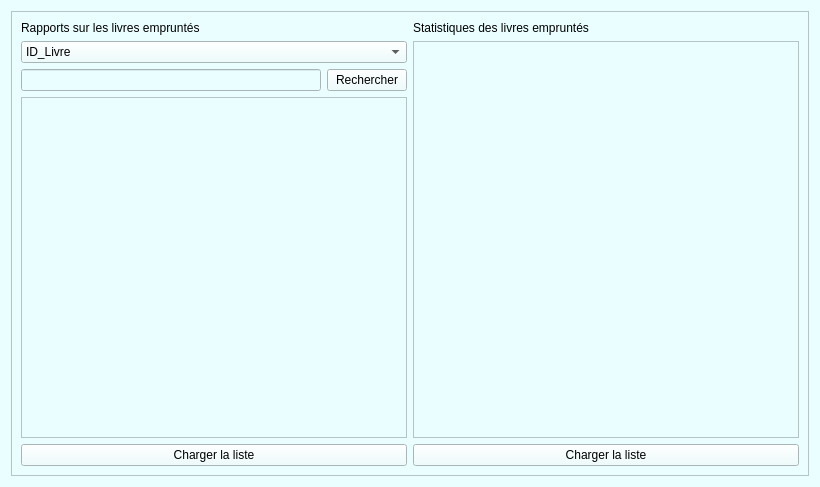
<?xml version="1.0" encoding="UTF-8"?>
<ui version="4.0">
 <class>ReportGenerator</class>
 <widget class="QWidget" name="ReportGenerator">
  <property name="geometry">
   <rect>
    <x>0</x>
    <y>0</y>
    <width>820</width>
    <height>487</height>
   </rect>
  </property>
  <property name="windowTitle">
   <string>Form</string>
  </property>
  <property name="styleSheet">
   <string notr="true">background-color: rgb(234, 254, 255);</string>
  </property>
  <layout class="QHBoxLayout" name="horizontalLayout">
   <item>
    <widget class="QFrame" name="frame">
     <property name="frameShape">
      <enum>QFrame::StyledPanel</enum>
     </property>
     <property name="frameShadow">
      <enum>QFrame::Raised</enum>
     </property>
     <layout class="QHBoxLayout" name="horizontalLayout_6">
      <item>
       <layout class="QGridLayout" name="gridLayout">
        <item row="2" column="0">
         <layout class="QHBoxLayout" name="horizontalLayout_4">
          <item>
           <widget class="QLineEdit" name="labelRechercher">
            <property name="enabled">
             <bool>true</bool>
            </property>
           </widget>
          </item>
          <item>
           <widget class="QPushButton" name="btnRechercher">
            <property name="text">
             <string>Rechercher</string>
            </property>
           </widget>
          </item>
         </layout>
        </item>
        <item row="6" column="0">
         <widget class="QTableView" name="tableMembre">
          <property name="frameShadow">
           <enum>QFrame::Plain</enum>
          </property>
          <property name="sizeAdjustPolicy">
           <enum>QAbstractScrollArea::AdjustIgnored</enum>
          </property>
          <property name="showGrid">
           <bool>true</bool>
          </property>
          <attribute name="horizontalHeaderCascadingSectionResizes">
           <bool>false</bool>
          </attribute>
          <attribute name="horizontalHeaderDefaultSectionSize">
           <number>160</number>
          </attribute>
          <attribute name="verticalHeaderShowSortIndicator" stdset="0">
           <bool>false</bool>
          </attribute>
          <attribute name="verticalHeaderStretchLastSection">
           <bool>false</bool>
          </attribute>
         </widget>
        </item>
        <item row="1" column="0">
         <widget class="QComboBox" name="comboBox">
          <item>
           <property name="text">
            <string>ID_Livre</string>
           </property>
          </item>
          <item>
           <property name="text">
            <string>Date_emprunt</string>
           </property>
          </item>
          <item>
           <property name="text">
            <string>ID_Membre</string>
           </property>
          </item>
         </widget>
        </item>
        <item row="7" column="0">
         <widget class="QPushButton" name="btnCharger">
          <property name="text">
           <string>Charger la liste</string>
          </property>
         </widget>
        </item>
        <item row="0" column="0">
         <widget class="QLabel" name="label">
          <property name="styleSheet">
           <string notr="true"> </string>
          </property>
          <property name="text">
           <string>Rapports sur les livres empruntés</string>
          </property>
         </widget>
        </item>
       </layout>
      </item>
      <item>
       <layout class="QGridLayout" name="gridLayout_2">
        <item row="1" column="0">
         <layout class="QHBoxLayout" name="horizontalLayout_5"/>
        </item>
        <item row="0" column="0">
         <widget class="QLabel" name="label_2">
          <property name="text">
           <string>Statistiques des livres empruntés</string>
          </property>
         </widget>
        </item>
        <item row="6" column="0">
         <widget class="QPushButton" name="btnChargerLivre">
          <property name="text">
           <string>Charger la liste</string>
          </property>
         </widget>
        </item>
        <item row="5" column="0">
         <widget class="QTableView" name="tableLivre">
          <property name="frameShadow">
           <enum>QFrame::Plain</enum>
          </property>
          <property name="sizeAdjustPolicy">
           <enum>QAbstractScrollArea::AdjustIgnored</enum>
          </property>
          <property name="showGrid">
           <bool>true</bool>
          </property>
          <attribute name="horizontalHeaderCascadingSectionResizes">
           <bool>false</bool>
          </attribute>
          <attribute name="horizontalHeaderDefaultSectionSize">
           <number>160</number>
          </attribute>
          <attribute name="verticalHeaderShowSortIndicator" stdset="0">
           <bool>false</bool>
          </attribute>
          <attribute name="verticalHeaderStretchLastSection">
           <bool>false</bool>
          </attribute>
         </widget>
        </item>
       </layout>
      </item>
     </layout>
    </widget>
   </item>
  </layout>
 </widget>
 <resources/>
 <connections/>
</ui>
